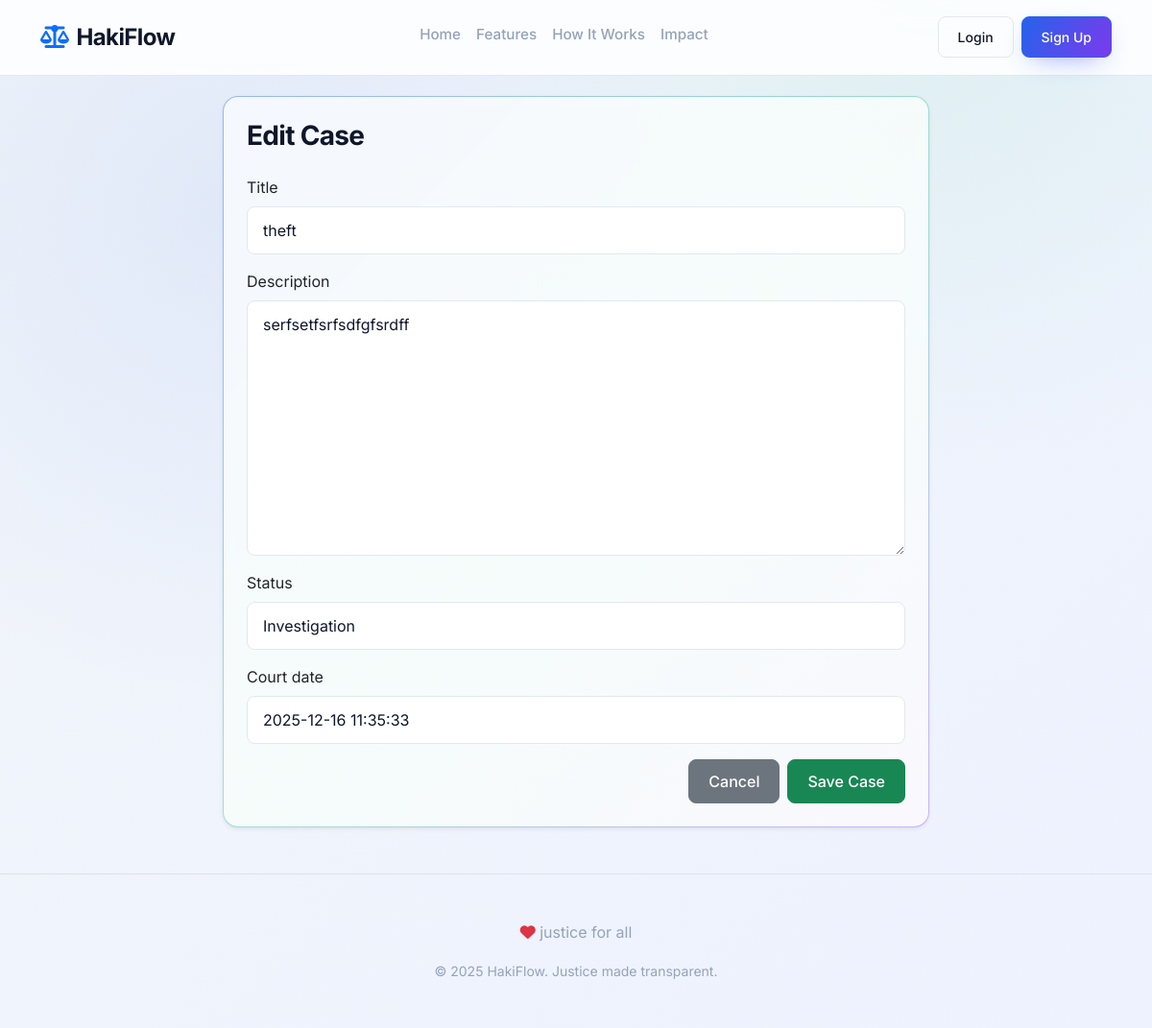
The app's page /cases/10/edit/ with its own data.
### cases/models.py (models this page shows, shortened)
class Case(models.Model):
    STATUS_CHOICES = [
        ('investigation', 'Investigation'),
        ('dci', 'DCI'),
        ('court', 'Court'),
        ('judgement', 'Judgement'),
    ]
    ob_number = models.CharField(max_length=50, unique=True)
    title = models.CharField(max_length=200)
    description = models.TextField()
    status = models.CharField(max_length=20, choices=STATUS_CHOICES, default='investigation')
    court_date = models.DateTimeField(null=True, blank=True)
    created_at = models.DateTimeField(auto_now_add=True)
    id_number = models.CharField(max_length=50, blank=True, null=True)

### cases/views.py (the view, shortened to what this page needs)
# urls.py: path('cases/<int:pk>/edit/', views.CaseUpdateView.as_view(), name='case_edit'),
class CaseUpdateView(UpdateView):
    model = Case
    fields = ['title', 'description', 'status', 'court_date']
    template_name = 'cases/case_form.html'
    success_url = reverse_lazy('case_list')

### cases/templates/cases/case_form.html (shortened to what this page needs)
{% extends 'cases/base.html' %}
{% block content %}
<div class="row justify-content-center">
    <div class="col-md-8">
        <div class="card p-4 shadow-sm">
            <h3 class="mb-4">{% if form.instance.pk %}Edit Case{% else %}New Case{% endif %}</h3>
            <form method="POST">
                {% for field in form %}
                <div class="mb-3">
                    <label class="form-label">{{ field.label }}</label>
                    {{ field }}
                </div>
                {% endfor %}
                <div class="d-flex justify-content-end gap-2">
                    <a href="{% url 'case_list' %}" class="btn btn-secondary">Cancel</a>
                    <button type="submit" class="btn btn-success">Save Case</button>
                </div>
            </form>
        </div>
    </div>
</div>
{% endblock %}

### cases/static/cases/style.css (style rules this page uses)
:root { --primary-color: #2563eb; --primary-hover: #1d4ed8; --accent-mint: #10b981; --accent-mauve: #7c3aed; --surface-1: #0b1221; --surface-2: #111827; --secondary-color: #f8fafc; --text-main: #0f172a; --text-muted: #94a3b8; --bg-light: #ffffff; --bg-subtle: #f1f5f9; --border-color: #e2e8f0; --card-bg: rgba(255, 255, 255, 0.9); --navbar-bg: rgba(255, 255, 255, 0.85); --glow: 0 10px 40px rgba(124, 58, 237, 0.18); }
body { font-family: 'Inter', sans-serif; color: var(--text-main); background: radial-gradient(circle at 20% 20%, rgba(37, 99, 235, 0.08), transparent 40%), radial-gradient(circle at 80% 0%, rgba(16, 185, 129, 0.08), transparent 35%), linear-gradient(135deg, var(--bg-subtle) 0%, #eef2ff 100%); min-height: 100vh; -webkit-font-smoothing: antialiased; scroll-behavior: smooth; }
.btn { border-radius: 0.5rem; font-weight: 500; padding: 0.625rem 1.25rem; transition: all 0.2s ease; }
.card { position: relative; overflow: hidden; border: 1px solid transparent; border-radius: 1rem; box-shadow: 0 6px 14px -10px rgba(0, 0, 0, 0.18), 0 2px 8px -6px rgba(0, 0, 0, 0.08); background: linear-gradient(var(--card-bg), var(--card-bg)) padding-box, linear-gradient(135deg, rgba(37, 99, 235, 0.4), rgba(16, 185, 129, 0.35), rgba(124, 58, 237, 0.35)) border-box; backdrop-filter: blur(6px); transition: transform 0.25s ease, box-shadow 0.25s ease, filter 0.25s ease; }
.form-control { border-radius: 0.5rem; border: 1px solid var(--border-color); padding: 0.75rem 1rem; font-size: 1rem; background-color: var(--bg-light); color: var(--text-main); }
h1, h2, h3, h4, h5, h6 { font-weight: 700; letter-spacing: -0.025em; color: var(--text-main); }

### records on screen
Case: form "theft" "serfsetfsrfsdfgfsrdff" "Investigation" "2025-12-16 11:35:33"

### other values on screen
{{ field.label }} "Title" "Description" "Status" "Court date"
